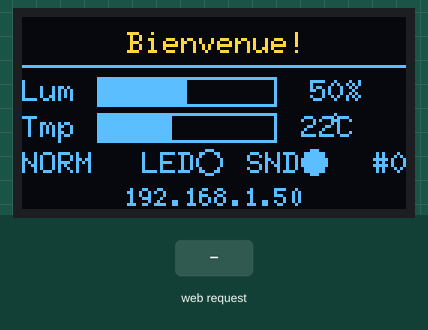
Simulated run of this sketch. Board: ESP8266 (NodeMCU). On the bench: 128×64 one-colour display. The inputs (shaded band) are chosen by the test bench. The OLED is the two-colour kind (top 16 rows yellow); WiFi joins after 1.5 s; servers stay silent unless stated; not simulated (calls return 0 or success): credentials.h; what the sketch prints to the serial monitor is not drawn.

Above: at 4.2 s.
4.3 s: HTTP request GET /api?mode=Enter received
At 4.7 s:
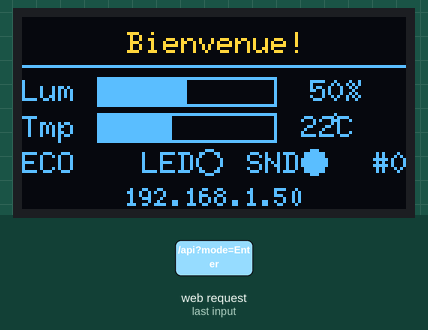
5.8 s: HTTP request GET /api?mode=120 received
At 7.0 s:
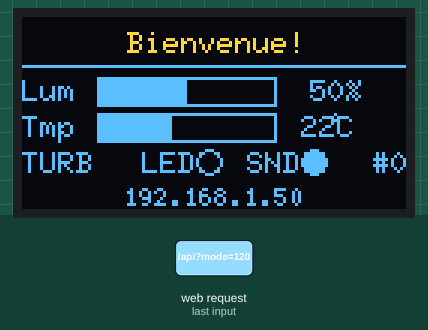
7.3 s: HTTP request GET /api?brightness=1&temperature=1&mode=1 received
At 8.2 s:
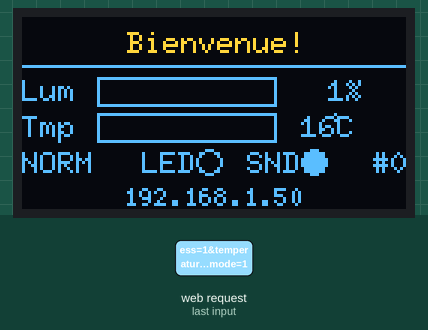
8.8 s: HTTP request GET /api?mode=0 received
At 9.3 s:
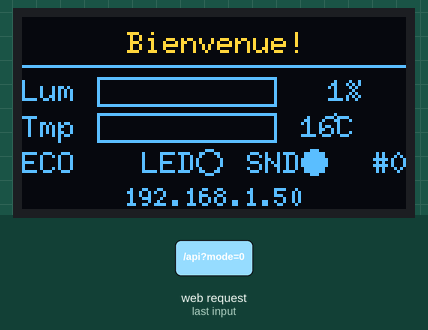
10.3 s: HTTP request GET /api?mode=120 received
At 11.5 s:
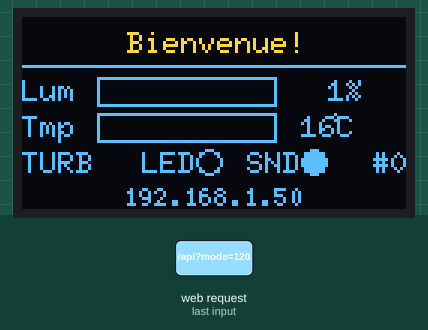
11.8 s: HTTP request GET /api?mode=1 received
At 12.8 s:
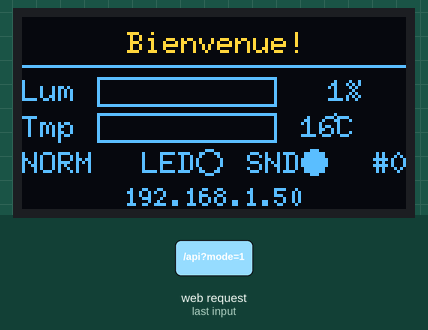
Timing chart, 0 to 14.3 s (numbered marks = the images above; inputs shaded):
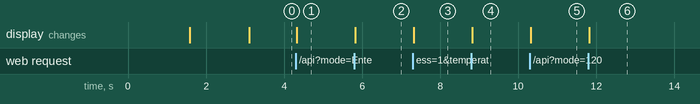

The sketch:

Mini_Dashboard.ino
```cpp
/*
 * Mini Dashboard - HW-364B (ESP8266 + OLED integre)
 *
 * Dashboard web avec controles (sliders, boutons, toggles).
 * L'ecran OLED affiche l'etat en temps reel.
 *
 * Pins OLED sur HW-364B:
 *   SDA -> GPIO14 (D5)
 *   SCL -> GPIO12 (D6)
 *
 * Board: NodeMCU 1.0 (ESP-12E Module)
 * FQBN: esp8266:esp8266:nodemcuv2
 *
 * @dependencies U8g2
 */

#include <U8g2lib.h>
#include <Wire.h>
#include <ESP8266WiFi.h>
#include <ESP8266WebServer.h>
#include "credentials.h"

// Configuration OLED
U8G2_SSD1306_128X64_NONAME_F_SW_I2C u8g2(
  U8G2_R0,
  /* SCL */ 12,
  /* SDA */ 14,
  U8X8_PIN_NONE
);

#define YELLOW_ZONE_HEIGHT 16

// Serveur web
ESP8266WebServer server(80);

// Etat du dashboard
struct DashboardState {
  uint8_t brightness;    // 0-100
  uint8_t temperature;   // 16-30
  uint8_t mode;          // 0=Eco, 1=Normal, 2=Turbo
  bool ledOn;
  bool soundOn;
  uint16_t counter;
  char message[32];
} state = {50, 22, 1, false, true, 0, "Bienvenue!"};

unsigned long lastDisplayUpdate = 0;
bool displayNeedsUpdate = true;

// === Page Web (stockee en PROGMEM) ===
const char HTML_PART1[] PROGMEM = R"=====(
<!DOCTYPE html>
<html>
<head>
  <meta charset="UTF-8">
  <meta name="viewport" content="width=device-width, initial-scale=1">
  <title>Mini Dashboard</title>
  <style>
    * { box-sizing: border-box; }
    body {
      font-family: -apple-system, sans-serif;
      margin: 0; padding: 1rem;
      background: linear-gradient(135deg, #1a1a2e, #16213e);
      color: white; min-height: 100vh;
    }
    h1 { text-align: center; margin-bottom: 1.5rem; }
    .grid {
      display: grid;
      grid-template-columns: repeat(auto-fit, minmax(280px, 1fr));
      gap: 1rem;
      max-width: 800px;
      margin: 0 auto;
    }
    .card {
      background: rgba(255,255,255,0.1);
      border-radius: 1rem;
      padding: 1.2rem;
    }
    .card h3 { margin: 0 0 1rem 0; opacity: 0.8; font-size: 0.9rem; }
    .slider-container { display: flex; align-items: center; gap: 1rem; }
    .slider {
      flex: 1; height: 8px; -webkit-appearance: none;
      background: rgba(255,255,255,0.2); border-radius: 4px; outline: none;
    }
    .slider::-webkit-slider-thumb {
      -webkit-appearance: none; width: 24px; height: 24px;
      background: #4CAF50; border-radius: 50%; cursor: pointer;
    }
    .value { min-width: 50px; text-align: right; font-size: 1.2rem; font-weight: bold; }
    .btn-group { display: flex; gap: 0.5rem; }
    .btn {
      flex: 1; padding: 0.8rem; border: none; border-radius: 0.5rem;
      font-size: 1rem; cursor: pointer; transition: all 0.2s;
      background: rgba(255,255,255,0.1); color: white;
    }
    .btn:hover { background: rgba(255,255,255,0.2); }
    .btn.active { background: #4CAF50; }
    .toggle {
      width: 60px; height: 32px; border-radius: 16px;
      background: #555; position: relative; cursor: pointer; transition: 0.3s;
    }
    .toggle.on { background: #4CAF50; }
    .toggle::after {
      content: ""; position: absolute; width: 26px; height: 26px;
      background: white; border-radius: 50%; top: 3px; left: 3px; transition: 0.3s;
    }
    .toggle.on::after { left: 31px; }
    .toggle-row { display: flex; justify-content: space-between; align-items: center; margin: 0.8rem 0; }
    .toggle-label { font-size: 1.1rem; }
    .counter-btn {
      width: 100%; padding: 1.5rem; font-size: 2rem; font-weight: bold;
      background: linear-gradient(135deg, #667eea, #764ba2);
      border: none; border-radius: 0.5rem; color: white; cursor: pointer;
    }
    .counter-btn:active { transform: scale(0.98); }
    input[type="text"] {
      width: 100%; padding: 0.8rem; border: none; border-radius: 0.5rem;
      font-size: 1rem; margin-bottom: 0.5rem;
    }
    .send-btn {
      width: 100%; padding: 0.8rem; background: #e91e63;
      border: none; border-radius: 0.5rem; color: white; font-size: 1rem; cursor: pointer;
    }
    .info { text-align: center; margin-top: 1.5rem; opacity: 0.5; font-size: 0.8rem; }
  </style>
</head>
<body>
  <h1>Mini Dashboard</h1>
  <div class="grid">
    <div class="card">
      <h3>LUMINOSITE</h3>
      <div class="slider-container">
        <input type="range" class="slider" id="brightness" min="0" max="100" value=")=====";

const char HTML_PART2[] PROGMEM = R"=====(">
        <span class="value" id="brightnessVal">)=====";

const char HTML_PART3[] PROGMEM = R"=====(%</span>
      </div>
    </div>
    <div class="card">
      <h3>TEMPERATURE</h3>
      <div class="slider-container">
        <input type="range" class="slider" id="temp" min="16" max="30" value=")=====";

const char HTML_PART4[] PROGMEM = R"=====(">
        <span class="value" id="tempVal">)=====";

const char HTML_PART5[] PROGMEM = R"=====(&deg;C</span>
      </div>
    </div>
    <div class="card">
      <h3>MODE</h3>
      <div class="btn-group" id="modeGrp">
        <button class="btn" data-mode="0">Eco</button>
        <button class="btn" data-mode="1">Normal</button>
        <button class="btn" data-mode="2">Turbo</button>
      </div>
    </div>
    <div class="card">
      <h3>CONTROLES</h3>
      <div class="toggle-row">
        <span class="toggle-label">LED</span>
        <div class="toggle" id="led"></div>
      </div>
      <div class="toggle-row">
        <span class="toggle-label">Son</span>
        <div class="toggle" id="sound"></div>
      </div>
    </div>
    <div class="card">
      <h3>COMPTEUR</h3>
      <button class="counter-btn" id="counter">0</button>
    </div>
    <div class="card">
      <h3>MESSAGE</h3>
      <input type="text" id="msg" placeholder="Texte a afficher..." maxlength="30">
      <button class="send-btn" id="sendBtn">Envoyer</button>
    </div>
  </div>
  <div class="info" id="info">Connexion...</div>
<script>
var brightness=)=====";

const char HTML_PART6[] PROGMEM = R"=====(,temperature=)=====";
const char HTML_PART7[] PROGMEM = R"=====(,mode=)=====";
const char HTML_PART8[] PROGMEM = R"=====(,ledOn=)=====";
const char HTML_PART9[] PROGMEM = R"=====(,soundOn=)=====";
const char HTML_PART10[] PROGMEM = R"=====(,counter=)=====";

const char HTML_SCRIPT[] PROGMEM = R"=====(;
function $(id){return document.getElementById(id);}
function upd(p,v){
  var x=new XMLHttpRequest();
  x.open("GET","/api?"+p+"="+v,true);
  x.onload=function(){if(x.status==200){var d=JSON.parse(x.responseText);sync(d);}};
  x.send();
}
function sync(d){
  $("brightness").value=d.brightness;
  $("brightnessVal").textContent=d.brightness+"%";
  $("temp").value=d.temperature;
  $("tempVal").textContent=d.temperature+"\u00B0C";
  var btns=$("modeGrp").getElementsByClassName("btn");
  for(var i=0;i<btns.length;i++){
    btns[i].className=btns[i].getAttribute("data-mode")==d.mode?"btn active":"btn";
  }
  $("led").className=d.ledOn?"toggle on":"toggle";
  $("sound").className=d.soundOn?"toggle on":"toggle";
  $("counter").textContent=d.counter;
  $("info").textContent="IP: "+d.ip+" | RSSI: "+d.rssi+" dBm";
}
$("brightness").oninput=function(){$("brightnessVal").textContent=this.value+"%";};
$("brightness").onchange=function(){upd("brightness",this.value);};
$("temp").oninput=function(){$("tempVal").textContent=this.value+"\u00B0C";};
$("temp").onchange=function(){upd("temperature",this.value);};
var btns=$("modeGrp").getElementsByClassName("btn");
for(var i=0;i<btns.length;i++){
  btns[i].onclick=function(){upd("mode",this.getAttribute("data-mode"));};
}
$("led").onclick=function(){upd("led","toggle");};
$("sound").onclick=function(){upd("sound","toggle");};
$("counter").onclick=function(){upd("counter","inc");};
$("sendBtn").onclick=function(){var m=$("msg").value;if(m)upd("message",encodeURIComponent(m));};
$("msg").onkeypress=function(e){if(e.key=="Enter"){$("sendBtn").click();}};
sync({brightness:brightness,temperature:temperature,mode:mode,ledOn:ledOn,soundOn:soundOn,counter:counter,ip:"...",rssi:0});
setInterval(function(){
  var x=new XMLHttpRequest();
  x.open("GET","/api",true);
  x.onload=function(){if(x.status==200){sync(JSON.parse(x.responseText));}};
  x.send();
},2000);
</script>
</body>
</html>
)=====";

void handleRoot() {
  String html;
  html.reserve(4000);

  html += FPSTR(HTML_PART1);
  html += String(state.brightness);
  html += FPSTR(HTML_PART2);
  html += String(state.brightness);
  html += FPSTR(HTML_PART3);
  html += String(state.temperature);
  html += FPSTR(HTML_PART4);
  html += String(state.temperature);
  html += FPSTR(HTML_PART5);
  html += String(state.brightness);
  html += FPSTR(HTML_PART6);
  html += String(state.temperature);
  html += FPSTR(HTML_PART7);
  html += String(state.mode);
  html += FPSTR(HTML_PART8);
  html += String(state.ledOn ? "true" : "false");
  html += FPSTR(HTML_PART9);
  html += String(state.soundOn ? "true" : "false");
  html += FPSTR(HTML_PART10);
  html += String(state.counter);
  html += FPSTR(HTML_SCRIPT);

  server.send(200, "text/html", html);
}

void handleApi() {
  // Traitement des parametres
  if (server.hasArg("brightness")) {
    state.brightness = constrain(server.arg("brightness").toInt(), 0, 100);
    displayNeedsUpdate = true;
  }
  if (server.hasArg("temperature")) {
    state.temperature = constrain(server.arg("temperature").toInt(), 16, 30);
    displayNeedsUpdate = true;
  }
  if (server.hasArg("mode")) {
    state.mode = constrain(server.arg("mode").toInt(), 0, 2);
    displayNeedsUpdate = true;
  }
  if (server.hasArg("led")) {
    state.ledOn = !state.ledOn;
    displayNeedsUpdate = true;
  }
  if (server.hasArg("sound")) {
    state.soundOn = !state.soundOn;
    displayNeedsUpdate = true;
  }
  if (server.hasArg("counter")) {
    state.counter++;
    displayNeedsUpdate = true;
  }
  if (server.hasArg("message")) {
    String msg = server.arg("message");
    msg.toCharArray(state.message, sizeof(state.message));
    displayNeedsUpdate = true;
  }

  // Reponse JSON
  String json = "{";
  json += "\"brightness\":" + String(state.brightness) + ",";
  json += "\"temperature\":" + String(state.temperature) + ",";
  json += "\"mode\":" + String(state.mode) + ",";
  json += "\"ledOn\":" + String(state.ledOn ? "true" : "false") + ",";
  json += "\"soundOn\":" + String(state.soundOn ? "true" : "false") + ",";
  json += "\"counter\":" + String(state.counter) + ",";
  json += "\"message\":\"" + String(state.message) + "\",";
  json += "\"ip\":\"" + WiFi.localIP().toString() + "\",";
  json += "\"rssi\":" + String(WiFi.RSSI());
  json += "}";

  server.send(200, "application/json", json);
}

void setupWiFi() {
  u8g2.clearBuffer();
  u8g2.setFont(u8g2_font_ncenB10_tr);
  const char* title = "Dashboard";
  int x = (128 - u8g2.getStrWidth(title)) / 2;
  u8g2.drawStr(x, 13, title);
  u8g2.drawHLine(0, YELLOW_ZONE_HEIGHT, 128);
  u8g2.setFont(u8g2_font_6x10_tr);
  u8g2.drawStr(5, 35, "Connexion WiFi...");
  u8g2.sendBuffer();

  WiFi.mode(WIFI_STA);
  WiFi.begin(WIFI_SSID, WIFI_PASSWORD);

  while (WiFi.status() != WL_CONNECTED) {
    delay(500);
  }

  u8g2.drawStr(5, 50, WiFi.localIP().toString().c_str());
  u8g2.sendBuffer();
  delay(1500);
}

void drawProgressBar(int x, int y, int w, int h, int percent) {
  u8g2.drawFrame(x, y, w, h);
  int fillW = (w - 2) * percent / 100;
  if (fillW > 0) {
    u8g2.drawBox(x + 1, y + 1, fillW, h - 2);
  }
}

void updateDisplay() {
  u8g2.clearBuffer();

  // === ZONE JAUNE ===
  u8g2.setFont(u8g2_font_6x10_tr);

  // Message centre
  int msgWidth = u8g2.getStrWidth(state.message);
  int msgX = (128 - msgWidth) / 2;
  if (msgX < 0) msgX = 0;
  u8g2.drawStr(msgX, 12, state.message);

  u8g2.drawHLine(0, YELLOW_ZONE_HEIGHT, 128);

  // === ZONE BLEUE ===

  // Ligne 1: Luminosite
  u8g2.setFont(u8g2_font_6x10_tr);
  u8g2.drawStr(0, 28, "Lum");
  drawProgressBar(25, 20, 60, 10, state.brightness);
  char buf[10];
  sprintf(buf, "%3d%%", state.brightness);
  u8g2.drawStr(90, 28, buf);

  // Ligne 2: Temperature
  u8g2.drawStr(0, 40, "Tmp");
  int tempPercent = (state.temperature - 16) * 100 / 14;
  drawProgressBar(25, 32, 60, 10, tempPercent);
  sprintf(buf, "%2dC", state.temperature);
  u8g2.drawStr(93, 40, buf);
  u8g2.drawCircle(104, 33, 1);

  // Ligne 3: Mode + Toggles
  const char* modes[] = {"ECO ", "NORM", "TURB"};
  u8g2.drawStr(0, 52, modes[state.mode]);

  // LED indicator
  u8g2.drawStr(40, 52, "LED");
  if (state.ledOn) {
    u8g2.drawDisc(62, 48, 4);
  } else {
    u8g2.drawCircle(62, 48, 4);
  }

  // Sound indicator
  u8g2.drawStr(75, 52, "SND");
  if (state.soundOn) {
    u8g2.drawDisc(97, 48, 4);
  } else {
    u8g2.drawCircle(97, 48, 4);
  }

  // Compteur a droite
  sprintf(buf, "#%d", state.counter);
  int cntX = 128 - u8g2.getStrWidth(buf);
  u8g2.drawStr(cntX, 52, buf);

  // Ligne 4: IP
  u8g2.setFont(u8g2_font_5x7_tr);
  String ip = WiFi.localIP().toString();
  int ipX = (128 - u8g2.getStrWidth(ip.c_str())) / 2;
  u8g2.drawStr(ipX, 63, ip.c_str());

  u8g2.sendBuffer();
}

void setup() {
  Serial.begin(115200);
  Serial.println("\n\nMini Dashboard - HW-364B");

  u8g2.begin();
  setupWiFi();

  server.on("/", handleRoot);
  server.on("/api", handleApi);
  server.begin();

  Serial.print("Dashboard: http://");
  Serial.println(WiFi.localIP());

  displayNeedsUpdate = true;
}

void loop() {
  server.handleClient();

  // Mise a jour affichage si necessaire ou toutes les secondes
  if (displayNeedsUpdate || millis() - lastDisplayUpdate >= 1000) {
    lastDisplayUpdate = millis();
    displayNeedsUpdate = false;
    updateDisplay();
  }
}
```

Measured:
- after the input at 4.3 s, the display: changes at once (image 1)
- after the input at 5.8 s, the display: changes at once (image 2)
- after the input at 7.3 s, the display: changes at once (image 3)
- after the input at 8.8 s, the display: changes at once (image 4)
- after the input at 10.3 s, the display: changes at once (image 5)
- after the input at 11.8 s, the display: changes at once (image 6)
